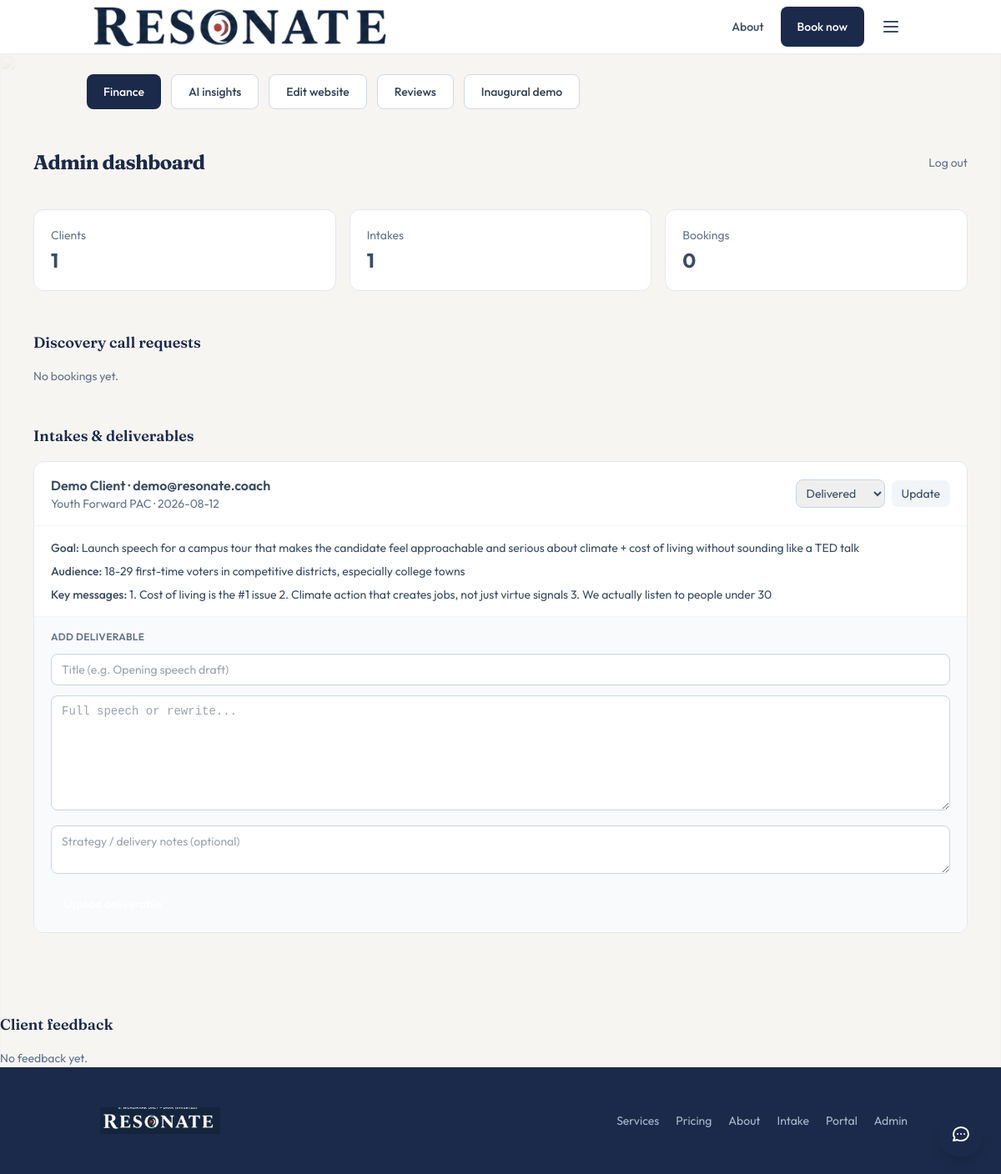
Page /admin (signed in) on the committed database.
### tables this page shows
CREATE TABLE intakes (
            id INTEGER PRIMARY KEY AUTOINCREMENT,
            client_id INTEGER,
            name TEXT,
            email TEXT,
            org TEXT,
            role TEXT,
            audience TEXT,
            goal TEXT,
            existing_draft TEXT,
            key_messages TEXT,
            constraints TEXT,
            tone_notes TEXT,
            status TEXT DEFAULT 'new',
            created_at TEXT,
            FOREIGN KEY (client_id) REFERENCES clients(id)
        );

### app.py (the view)
@app.route("/admin", methods=["GET", "POST"])
@admin_required
def admin():
    conn = get_db()
    intakes = conn.execute("SELECT * FROM intakes ORDER BY created_at DESC").fetchall()
    bookings = conn.execute("SELECT * FROM bookings ORDER BY created_at DESC").fetchall()
    clients = conn.execute("SELECT * FROM clients ORDER BY created_at DESC").fetchall()
    feedback = conn.execute(
        "SELECT f.*, i.goal, i.name as client_name FROM feedback f LEFT JOIN intakes i ON f.intake_id = i.id ORDER BY f.created_at DESC"
    ).fetchall() if True else []
    try:
        feedback = conn.execute(
            "SELECT f.*, i.goal, i.name as client_name FROM feedback f LEFT JOIN intakes i ON f.intake_id = i.id ORDER BY f.created_at DESC"
        ).fetchall()
    except Exception:
        feedback = []
    conn.close()
    return render_template("admin.html", intakes=intakes, bookings=bookings, clients=clients, feedback=feedback)

### app.py (called while the page is built)
def get_db():
    conn = sqlite3.connect(DB_PATH)
    conn.row_factory = sqlite3.Row
    return conn

def admin_required(f):
    @wraps(f)
    def decorated(*args, **kwargs):
        if not session.get("admin"):
            flash("Please log in as admin.", "error")
            return redirect(url_for("admin_login"))
        return f(*args, **kwargs)
    return decorated

### templates/admin.html (shortened to what this page needs)
{% extends "base.html" %}
{% block content %}
<div class="max-w-5xl mx-auto px-4 pt-6">
  <div class="flex flex-wrap gap-3">
    <a href="{{ url_for('admin_finance') }}" class="inline-flex items-center gap-2 bg-navy-900 text-white text-sm font-medium px-5 py-2.5 rounded-lg hover:bg-navy-800 transition">Finance</a>
    <a href="{{ url_for('admin_insights') }}" class="inline-flex items-center gap-2 bg-white border border-navy-200 text-navy-800 text-sm font-medium px-5 py-2.5 rounded-lg hover:border-navy-300 transition">AI insights</a>
    <a href="{{ url_for('admin_edit') }}" class="inline-flex items-center gap-2 bg-white border border-navy-200 text-navy-800 text-sm font-medium px-5 py-2.5 rounded-lg hover:border-navy-300 transition">Edit website</a>
    <a href="{{ url_for('admin_reviews') }}" class="inline-flex items-center gap-2 bg-white border border-navy-200 text-navy-800 text-sm font-medium px-5 py-2.5 rounded-lg hover:border-navy-300 transition">Reviews</a>
    <a href="{{ url_for('admin_demo') }}" class="inline-flex items-center gap-2 bg-white border border-navy-200 text-navy-800 text-sm font-medium px-5 py-2.5 rounded-lg hover:border-navy-300 transition">Inaugural demo</a>
  </div>
</div>
<div class="max-w-6xl mx-auto px-4 py-12">
  <div class="flex items-center justify-between mb-10">
    <h1 class="text-2xl font-bold tracking-tight">Admin dashboard</h1>
    <a href="{{ url_for('admin_logout') }}" class="text-sm text-slate-500 hover:text-slate-800">Log out</a>
  </div>
  <div class="grid grid-cols-3 gap-4 mb-12">
    <div class="bg-white rounded-xl border border-slate-200 p-5">
      <p class="text-sm text-slate-500">Clients</p>
      <p class="text-2xl font-bold mt-1">{{ clients|length }}</p>
    </div>
    <div class="bg-white rounded-xl border border-slate-200 p-5">
      <p class="text-sm text-slate-500">Intakes</p>
      <p class="text-2xl font-bold mt-1">{{ intakes|length }}</p>
    </div>
    <div class="bg-white rounded-xl border border-slate-200 p-5">
      <p class="text-sm text-slate-500">Bookings</p>
      <p class="text-2xl font-bold mt-1">{{ bookings|length }}</p>
    </div>
  </div>
  <section class="mb-12">
    <h2 class="text-lg font-semibold mb-4">Discovery call requests</h2>
    {% if not bookings %}
      <p class="text-slate-500 text-sm">No bookings yet.</p>
    {% endif %}
  </section>
  <section>
    <h2 class="text-lg font-semibold mb-4">Intakes & deliverables</h2>
    {% if not intakes %}
      <p class="text-slate-500 text-sm">No intakes yet.</p>
    {% else %}
      <div class="space-y-6">
        {% for i in intakes %}
        <div class="bg-white rounded-xl border border-slate-200 overflow-hidden">
          <div class="px-5 py-4 border-b border-slate-100 flex flex-wrap items-center justify-between gap-3">
            <div>
              <p class="font-semibold">{{ i.name }} · {{ i.email }}</p>
              <p class="text-sm text-slate-500">{{ i.org or 'No org' }} · {{ i.created_at[:10] }}</p>
            </div>
            <form method="POST" action="{{ url_for('update_status', intake_id=i.id) }}" class="flex items-center gap-2">
              <select name="status" class="text-sm border border-slate-300 rounded-lg px-2 py-1.5">
                <option value="delivered" {% if i.status == 'delivered' %}selected{% endif %}>Delivered</option>
              </select>
              <button type="submit" class="text-sm bg-slate-100 hover:bg-slate-200 px-3 py-1.5 rounded-lg">Update</button>
            </form>
          </div>
          <div class="px-5 py-4 text-sm space-y-2">
            <p><span class="font-medium">Goal:</span> {{ i.goal }}</p>
            <p><span class="font-medium">Audience:</span> {{ i.audience or '—' }}</p>
            {% if i.key_messages %}<p><span class="font-medium">Key messages:</span> {{ i.key_messages }}</p>{% endif %}
          </div>
          <div class="border-t border-slate-100 bg-slate-50 px-5 py-4">
            <p class="text-xs font-semibold uppercase tracking-wide text-slate-500 mb-3">Add deliverable</p>
            <form method="POST" action="{{ url_for('add_deliverable', intake_id=i.id) }}" class="space-y-3">
              <input type="text" name="title" placeholder="Title (e.g. Opening speech draft)" required
                     class="w-full px-3 py-2 rounded-lg border border-slate-300 text-sm">
              <textarea name="content" rows="6" placeholder="Full speech or rewrite..." required
                        class="w-full px-3 py-2 rounded-lg border border-slate-300 text-sm font-mono"></textarea>
              <textarea name="notes" rows="2" placeholder="Strategy / delivery notes (optional)"
                        class="w-full px-3 py-2 rounded-lg border border-slate-300 text-sm"></textarea>
              <button type="submit" class="bg-brand-600 text-white text-sm font-medium px-4 py-2 rounded-lg hover:bg-brand-700">
              </button>
            </form>
          </div>
        </div>
        {% endfor %}
      </div>
    {% endif %}
  </section>
</div>
  <section class="mt-12">
    <h2 class="text-lg font-semibold mb-4 text-navy-900">Client feedback</h2>
    {% if feedback is defined and feedback %}
      <div class="bg-white rounded-xl border border-navy-100 overflow-hidden">
        <ul class="divide-y divide-navy-50">
        {% for f in feedback %}
          <li class="px-5 py-4 text-sm">
            <p class="font-medium text-navy-900">{{ f.client_name or 'Client' }}</p>
            <p class="text-navy-600 mt-1">{{ f.message }}</p>
            <p class="text-xs text-navy-400 mt-2">{{ f.created_at[:16] if f.created_at else '' }}</p>
          </li>
        {% endfor %}
        </ul>
      </div>
    {% else %}
      <p class="text-navy-500 text-sm">No feedback yet.</p>
    {% endif %}
  </section>
{% endblock %}

### templates/base.html (shortened to what this page needs)
<!DOCTYPE html>
<html lang="en">
<head>
  <script src="https://cdn.tailwindcss.com"></script>
</head>
<body class="bg-cream-50 antialiased min-h-screen flex flex-col">
  <nav class="bg-white border-b border-navy-100 sticky top-0 z-50">
    <div class="max-w-5xl mx-auto px-4 sm:px-6">
      <div class="flex justify-between items-center h-16">
        <a href="{{ url_for('index') }}" class="flex items-center">
          <img src="{{ url_for('static', filename='img/logo-wordmark-header.png') }}" alt="Resonate" class="h-11 sm:h-12 w-auto">
        </a>
        <div class="flex items-center gap-3">
          <a href="{{ url_for('about') }}" class="hidden sm:inline-flex items-center text-sm font-medium text-navy-700 hover:text-navy-900 px-2">
            About
          </a>
          <a href="{{ url_for('book') }}" class="inline-flex items-center justify-center bg-navy-900 text-white px-5 h-11 sm:h-12 rounded-lg text-sm font-medium hover:bg-navy-800 transition">
            Book now
          </a>
          <button type="button" id="menu-btn" class="p-2 text-navy-700 rounded-lg hover:bg-navy-50" aria-label="Menu" aria-expanded="false">
            <svg id="icon-open" class="w-6 h-6" fill="none" stroke="currentColor" viewBox="0 0 24 24"><path stroke-linecap="round" stroke-linejoin="round" stroke-width="2" d="M4 6h16M4 12h16M4 18h16"/></svg>
          </button>
        </div>
      </div>
    </div>
  </nav>
  <main class="flex-1 relative">
    <div class="pointer-events-none absolute inset-0 -z-10">
    </div>
    {% block content %}{% endblock %}
  </main>
  <footer class="border-t border-navy-100 bg-navy-900 mt-auto">
    <div class="max-w-5xl mx-auto px-4 sm:px-6 py-10 flex flex-col sm:flex-row justify-between items-center gap-6">
      <div class="bg-navy-900 rounded-lg p-2">
        <img src="{{ url_for('static', filename='img/logo-wordmark-dark-clean.png') }}" alt="Resonate" class="h-8 w-auto">
      </div>
      <div class="flex flex-wrap justify-center gap-5 text-sm text-navy-300">
        <a href="{{ url_for('product') }}" class="hover:text-white">Services</a>
        <a href="{{ url_for('pricing') }}" class="hover:text-white">Pricing</a>
        <a href="{{ url_for('about') }}" class="hover:text-white">About</a>
        <a href="{{ url_for('intake') }}" class="hover:text-white">Intake</a>
        <a href="{{ url_for('portal_login') }}" class="hover:text-white">Portal</a>
        <a href="{{ url_for('admin_login') }}" class="hover:text-white">Admin</a>
      </div>
    </div>
  </footer>
  <div id="chat-widget" class="fixed bottom-5 right-5 z-50 flex flex-col items-end gap-3">
    <button id="chat-toggle" class="bg-navy-900 hover:bg-navy-800 text-white rounded-full w-14 h-14 shadow-lg flex items-center justify-center" aria-label="Open chat">
      <svg class="w-6 h-6" fill="none" stroke="currentColor" viewBox="0 0 24 24"><path stroke-linecap="round" stroke-linejoin="round" stroke-width="2" d="M8 12h.01M12 12h.01M16 12h.01M21 12c0 4.418-4.03 8-9 8a9.863 9.863 0 01-4.255-.949L3 20l1.395-3.72C3.512 15.042 3 13.574 3 12c0-4.418 4.03-8 9-8s9 3.582 9 8z"/></svg>
    </button>
  </div>
</body>
</html>

### templates/base.html (style rules this page uses)
body { font-family: 'Outfit', system-ui, sans-serif; color: #3a4c63; }
h1, h2, h3, .font-display { font-family: 'Fraunces', Georgia, serif; color: #1B2A4A; }
html { -webkit-text-size-adjust: 100%; }
body { overflow-x: hidden; }
a, button { touch-action: manipulation; }
input, textarea, select, button { font-size: 16px; }

### rows in the picture
intakes: name "Demo Client", email "demo@resonate.coach", org "Youth Forward PAC", created_at "2026-08-12", status "Delivered", goal "Launch speech for a campus tour that makes the candidate feel approachable and serious about climate + cost of living without sounding like a TED talk", audience "18-29 first-time voters in competitive districts, especially college towns", key_messages "1. Cost of living is the #1 issue 2. Climate action that creates jobs, not just virtue signals 3. We actually listen to people under 30"

### other values in the picture
{{ clients|length }} "1"
{{ intakes|length }} "1"
{{ bookings|length }} "0"
